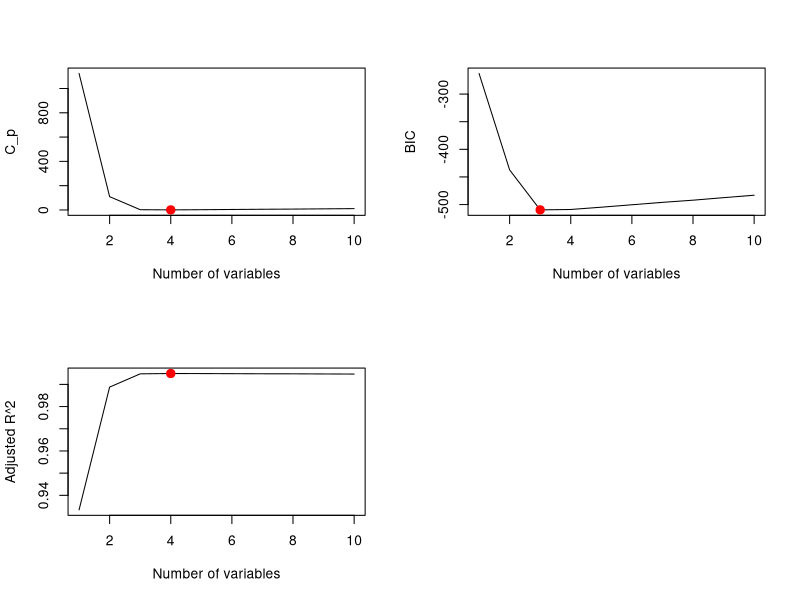
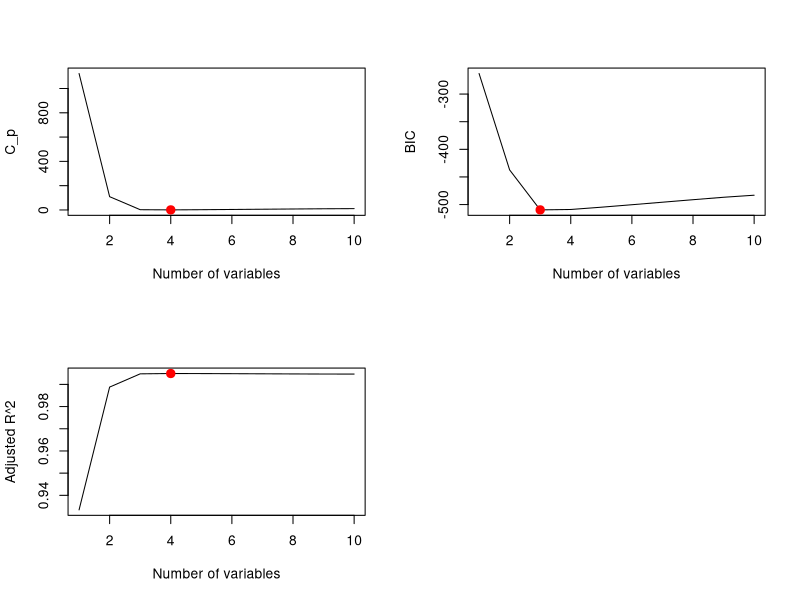
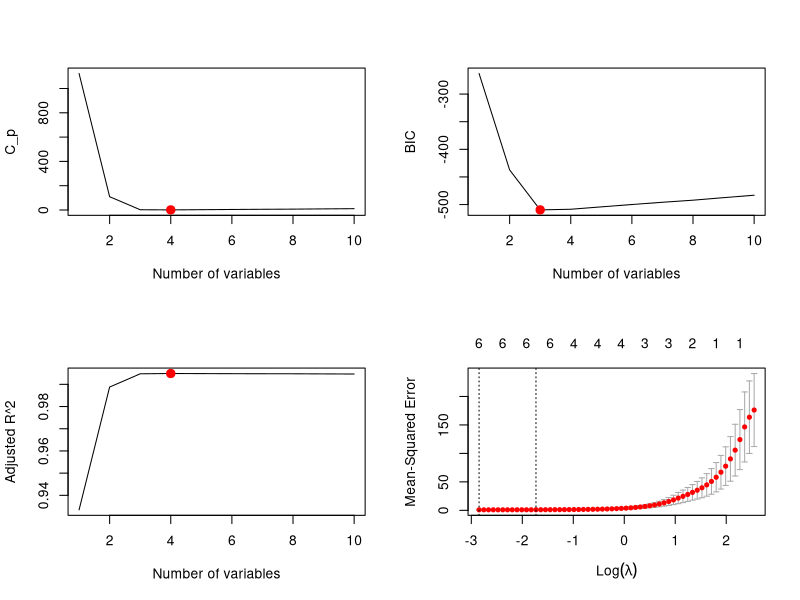
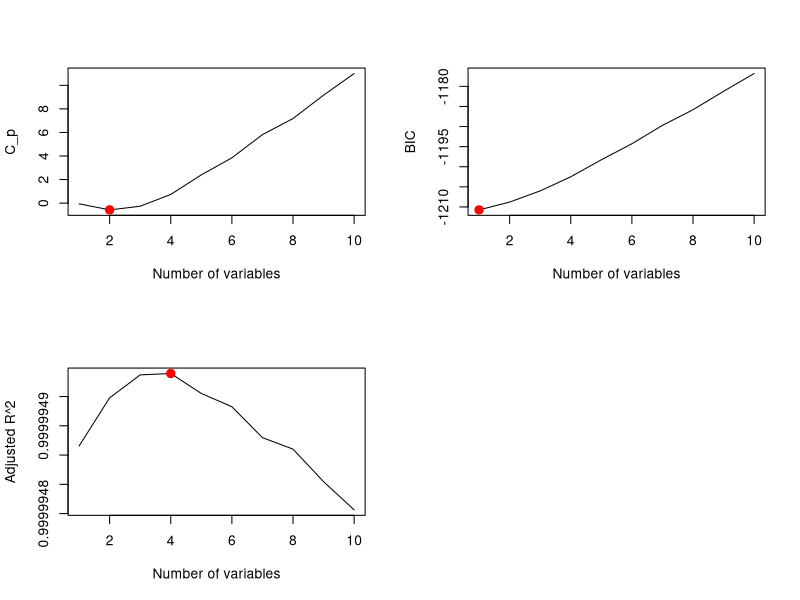

Here is the R script that generated these plots, in order:
## ---- chunk 1
knitr::opts_chunk$set(echo = TRUE)
## ---- chunk 2
set.seed(1)
x = rnorm(100)
eps = rnorm(100)
## ---- chunk 3
beta_0 = 1
beta_1 = 2
beta_2 = 3
beta_3 = 4
y = beta_0 + beta_1 * x + beta_2 * x^2 + beta_3 * x^3 + eps
## ---- chunk 4
library(leaps)
data = data.frame(y = y, x = x)

# Using best subset selection
regfit = regsubsets(y ~ x + I(x^2) + I(x^3) + I(x^4) + I(x^5) + I(x^6) + 
                      I(x^7) + I(x^8) + I(x^9) + I(x^10), data = data, nvmax = 10)
reg_summary = summary(regfit)
## ---- chunk 5
# Plot the results
par(mfrow = c(2, 2))

plot(reg_summary$cp, xlab = "Number of variables", ylab = "C_p", type = "l")
points(which.min(reg_summary$cp), reg_summary$cp[which.min(reg_summary$cp)], col = "red", 
       cex = 2, pch = 20)

plot(reg_summary$bic, xlab = "Number of variables", ylab = "BIC", type = "l")
points(which.min(reg_summary$bic), reg_summary$bic[which.min(reg_summary$bic)], col = "red", 
       cex = 2, pch = 20)

plot(reg_summary$adjr2, xlab = "Number of variables", ylab = "Adjusted R^2", type = "l")
points(which.max(reg_summary$adjr2), reg_summary$adjr2[which.max(reg_summary$adjr2)], 
       col = "red", cex = 2, pch = 20)
## ---- chunk 6
coef(regfit, which.max(reg_summary$adjr2))
## ---- chunk 7
# Using forward stepwise selection
regfit_fwd = regsubsets(y ~ x + I(x^2) + I(x^3) + I(x^4) + I(x^5) + I(x^6) + 
                          I(x^7) + I(x^8) + I(x^9) + I(x^10), data = data, 
                        nvmax = 10, method = "forward")
reg_summary_fwd = summary(regfit_fwd)

# plot the results
par(mfrow = c(2, 2))

plot(reg_summary_fwd$cp, xlab = "Number of variables", ylab = "C_p", type = "l")
points(which.min(reg_summary_fwd$cp), reg_summary_fwd$cp[which.min(reg_summary_fwd$cp)], 
       col = "red", cex = 2, pch = 20)

plot(reg_summary_fwd$bic, xlab = "Number of variables", ylab = "BIC", type = "l")
points(which.min(reg_summary_fwd$bic), reg_summary_fwd$bic[which.min(reg_summary_fwd$bic)], 
       col = "red", cex = 2, pch = 20)

plot(reg_summary_fwd$adjr2, xlab = "Number of variables", ylab = "Adjusted R^2", type = "l")
points(which.max(reg_summary_fwd$adjr2), reg_summary_fwd$adjr2[which.max(reg_summary_fwd$adjr2)], 
       col = "red", cex = 2, pch = 20)
## ---- chunk 8
coef(regfit_fwd, which.max(reg_summary_fwd$adjr2))
## ---- chunk 9
# Using backward stepwise selection
regfit_bwd = regsubsets(y ~ x + I(x^2) + I(x^3) + I(x^4) + I(x^5) + I(x^6) + 
                          I(x^7) + I(x^8) + I(x^9) + I(x^10), data = data, nvmax = 10, 
                        method = "backward")
reg_summary_bwd = summary(regfit_bwd)

# Plot the results
par(mfrow = c(2, 2))
plot(reg_summary_bwd$cp, xlab = "Number of variables", ylab = "C_p", type = "l")
points(which.min(reg_summary_bwd$cp), reg_summary_bwd$cp[which.min(reg_summary_bwd$cp)], 
       col = "red", cex = 2, pch = 20)

plot(reg_summary_bwd$bic, xlab = "Number of variables", ylab = "BIC", type = "l")
points(which.min(reg_summary_bwd$bic), reg_summary_bwd$bic[which.min(reg_summary_bwd$bic)], 
       col = "red", cex = 2, pch = 20)

plot(reg_summary_bwd$adjr2, xlab = "Number of variables", ylab = "Adjusted R^2", type = "l")
points(which.max(reg_summary_bwd$adjr2), reg_summary_bwd$adjr2[which.max(reg_summary_bwd$adjr2)], 
       col = "red", cex = 2, pch = 20)
## ---- chunk 10
coef(regfit_bwd, which.max(reg_summary_bwd$adjr2))
## ---- chunk 11
library(glmnet)
x_matrix = model.matrix(y ~ x + I(x^2) + I(x^3) + I(x^4) + I(x^5) + I(x^6) + 
                          I(x^7) + I(x^8) + I(x^9) + I(x^10), data = data)[, -1]
cv_lasso <- cv.glmnet(x_matrix, y, alpha = 1)
plot(cv_lasso)
## ---- chunk 12
lambda = cv_lasso$lambda.min
lambda
## ---- chunk 13
fit_lasso = glmnet(x_matrix, y, alpha = 1)
predict(fit_lasso, s = lambda, type = "coefficients")[1:11, ]
## ---- chunk 14
beta_7 = 7
y = beta_0 + beta_7 * x^7 + eps
data2 = data.frame(y = y, x = x)

# Using best subset selection
regfit2 = regsubsets(y ~ x + I(x^2) + I(x^3) + I(x^4) + I(x^5) + I(x^6) + 
                       I(x^7) + I(x^8) + I(x^9) + I(x^10), data = data2, nvmax = 10)
reg_summary2 = summary(regfit2)

# Plot the results
par(mfrow = c(2, 2))
plot(reg_summary2$cp, xlab = "Number of variables", ylab = "C_p", type = "l")
points(which.min(reg_summary2$cp), reg_summary2$cp[which.min(reg_summary2$cp)], 
       col = "red", cex = 2, pch = 20)

plot(reg_summary2$bic, xlab = "Number of variables", ylab = "BIC", type = "l")
points(which.min(reg_summary2$bic), reg_summary2$bic[which.min(reg_summary2$bic)], 
       col = "red", cex = 2, pch = 20)

plot(reg_summary2$adjr2, xlab = "Number of variables", ylab = "Adjusted R^2", type = "l")
points(which.max(reg_summary2$adjr2), reg_summary2$adjr2[which.max(reg_summary2$adjr2)], 
       col = "red", cex = 2, pch = 20)
## ---- chunk 15
coef(regfit2, 4)
## ---- chunk 16
# Using lasso
x_matrix2 = model.matrix(y ~ x + I(x^2) + I(x^3) + I(x^4) + I(x^5) + I(x^6) + 
                           I(x^7) + I(x^8) + I(x^9) + I(x^10), data = data2)[, -1]
cv_lasso2 = cv.glmnet(x_matrix2, y, alpha = 1)
lambda2 = cv_lasso2$lambda.min
lambda2
## ---- chunk 17
fit_lasso2 = glmnet(x_matrix2, y, alpha = 1)
predict(fit_lasso, s = lambda2, type = "coefficients")[1:11, ]
